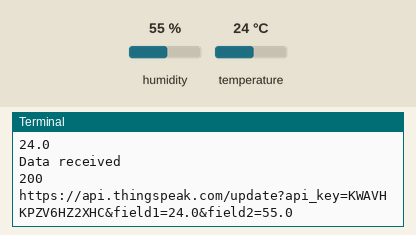
Recording of a program running on a simulated Raspberry Pi (BCM pin numbers). Shown: the last lines printed to the terminal. The inputs (shaded band) are chosen by the test bench; at power-on: humidity 55 %, temperature 24 °C. Requests to the public web service named in the program get a made-up reply in its usual format after 0.4 s (London, UTC, broken clouds, 64 % humidity, 1013 hPa unless stated).

Above: at 1.2 s.
1.3 s: humidity set to 22 %
At 6.4 s:
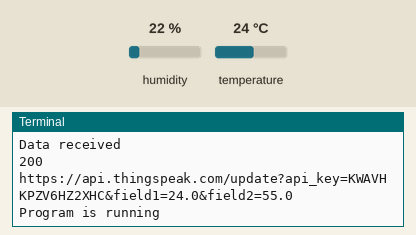
8.1 s: temperature set to 12 °C
At 12.63 s:
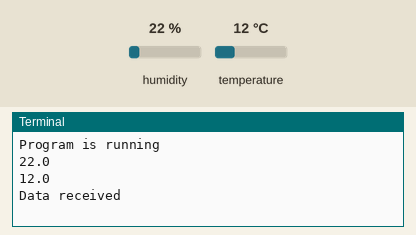
14.9 s: humidity set to 40 %
At 19.7 s:
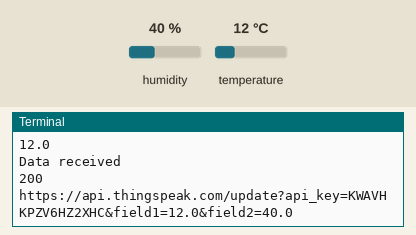
Timing chart, 0 to 21.2 s (numbered marks = the images above; inputs shaded):
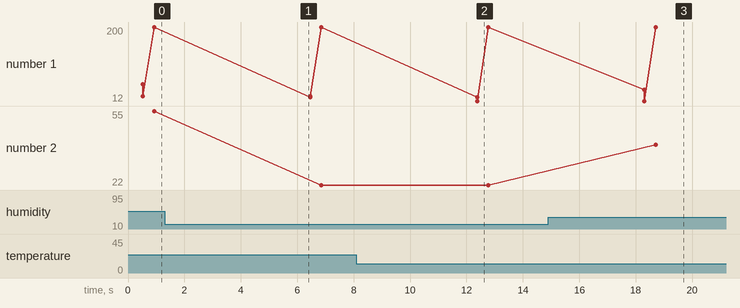

Measured:
- after the input at 8.1 s, the terminal: prints a new line after 4.3 s (image 2)
- after the input at 14.9 s, the terminal: prints a new line after 3.4 s (image 3)
- plotted number 2: 55 → 22 after the input at 1.3 s, 22 → 40 after the input at 14.9 s

The program:

humidity.py
```python
import Adafruit_DHT
#import os.sys
from time import sleep
import requests
import RPi.GPIO as GPIO
baseURL="https://api.thingspeak.com/update?api_key=KWAVHKPZV6HZ2XHC"

SensorPin = 4

while True:
    try:
        print("Program is running")
        humi, temp = Adafruit_DHT.read(Adafruit_DHT.DHT11,SensorPin)
        if(humi>0) and (temp>0):
            print(humi)
            print(temp)
            print("Data received")
            x = '{}{}{}{}{}'.format(baseURL, '&field1=', temp, '&field2=', humi);
            y = requests.post(x)
            print(y.status_code)
            print(x);
        sleep(5)

    except:
        print("Data not received")
        sleep(5)
```
